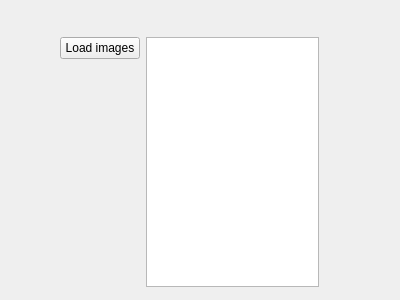
<?xml version="1.0" encoding="UTF-8"?>
<ui version="4.0">
 <class>LoadImagesPage</class>
 <widget class="QWizardPage" name="LoadImagesPage">
  <property name="geometry">
   <rect>
    <x>0</x>
    <y>0</y>
    <width>400</width>
    <height>300</height>
   </rect>
  </property>
  <property name="windowTitle">
   <string>WizardPage</string>
  </property>
  <widget class="QWidget" name="layoutWidget">
   <property name="geometry">
    <rect>
     <x>40</x>
     <y>0</y>
     <width>339</width>
     <height>353</height>
    </rect>
   </property>
   <layout class="QFormLayout" name="formLayout">
    <property name="fieldGrowthPolicy">
     <enum>QFormLayout::AllNonFixedFieldsGrow</enum>
    </property>
    <property name="leftMargin">
     <number>20</number>
    </property>
    <property name="topMargin">
     <number>20</number>
    </property>
    <property name="rightMargin">
     <number>60</number>
    </property>
    <item row="1" column="0">
     <widget class="QPushButton" name="load">
      <property name="text">
       <string>Load images</string>
      </property>
     </widget>
    </item>
    <item row="1" column="1">
     <widget class="QListWidget" name="images">
      <property name="minimumSize">
       <size>
        <width>0</width>
        <height>250</height>
       </size>
      </property>
     </widget>
    </item>
    <item row="2" column="1">
     <widget class="QFrame" name="frame">
      <property name="minimumSize">
       <size>
        <width>0</width>
        <height>20</height>
       </size>
      </property>
      <property name="maximumSize">
       <size>
        <width>100</width>
        <height>24</height>
       </size>
      </property>
      <property name="frameShape">
       <enum>QFrame::StyledPanel</enum>
      </property>
      <property name="frameShadow">
       <enum>QFrame::Raised</enum>
      </property>
      <widget class="QToolButton" name="addImage">
       <property name="geometry">
        <rect>
         <x>0</x>
         <y>0</y>
         <width>25</width>
         <height>19</height>
        </rect>
       </property>
       <property name="text">
        <string>+</string>
       </property>
      </widget>
      <widget class="QToolButton" name="removeImage">
       <property name="geometry">
        <rect>
         <x>30</x>
         <y>0</y>
         <width>25</width>
         <height>19</height>
        </rect>
       </property>
       <property name="text">
        <string>-</string>
       </property>
      </widget>
     </widget>
    </item>
   </layout>
  </widget>
 </widget>
 <resources/>
 <connections>
  <connection>
   <sender>load</sender>
   <signal>clicked()</signal>
   <receiver>LoadImagesPage</receiver>
   <slot>loadImages()</slot>
   <hints>
    <hint type="sourcelabel">
     <x>94</x>
     <y>74</y>
    </hint>
    <hint type="destinationlabel">
     <x>36</x>
     <y>23</y>
    </hint>
   </hints>
  </connection>
  <connection>
   <sender>removeImage</sender>
   <signal>clicked()</signal>
   <receiver>LoadImagesPage</receiver>
   <slot>removeImage()</slot>
   <hints>
    <hint type="sourcelabel">
     <x>186</x>
     <y>259</y>
    </hint>
    <hint type="destinationlabel">
     <x>64</x>
     <y>239</y>
    </hint>
   </hints>
  </connection>
  <connection>
   <sender>addImage</sender>
   <signal>clicked()</signal>
   <receiver>LoadImagesPage</receiver>
   <slot>addImage()</slot>
   <hints>
    <hint type="sourcelabel">
     <x>153</x>
     <y>260</y>
    </hint>
    <hint type="destinationlabel">
     <x>372</x>
     <y>240</y>
    </hint>
   </hints>
  </connection>
 </connections>
 <slots>
  <slot>loadImages()</slot>
  <slot>removeImage()</slot>
  <slot>addImage()</slot>
 </slots>
</ui>
